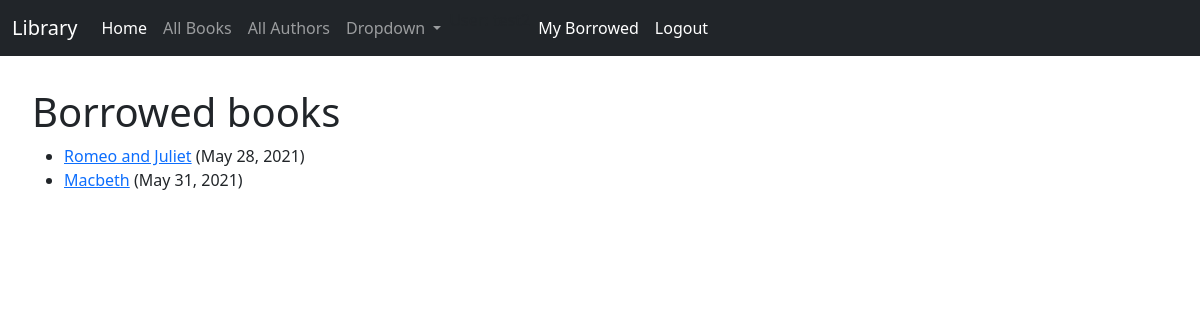
The page /catalog/mybooks/ (signed in) on the database as committed earlier.
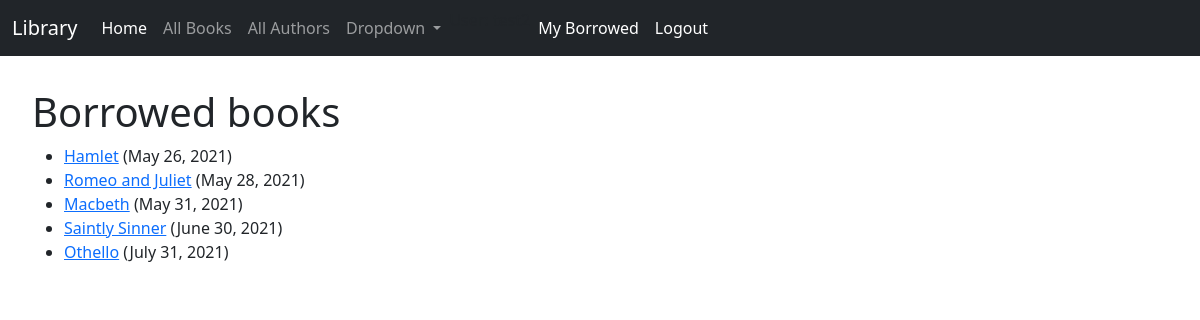
The same page on the database as committed later.
### catalog/models.py (models this page shows, shortened)
class BookInstance(models.Model):
    id = models.UUIDField(primary_key=True, default=uuid.uuid4,
                          help_text='Unique ID for this particular book across whole library')
    book = models.ForeignKey('Book', on_delete=models.RESTRICT, null=True)
    imprint = models.IntegerField()
    due_back = models.DateField(null=True, blank=True)
    borrower = models.ForeignKey(User, on_delete=models.SET_NULL, null=True, blank=True)
    LOAN_STATUS = (
        ('m', 'Maintenance'),
        ('o', 'On loan'),
        ('a', 'Available'),
        ('r', 'Reserved'),
    )
    status = models.CharField(
        max_length=1,
        choices=LOAN_STATUS,
        blank=True,
        default='m',
        help_text='Book availability',
    )
    class Meta:
        ordering = ['due_back']
        permissions = (("can_mark_returned", "Set book as returned"),)
    @property
    def is_overdue(self):
        if self.due_back and date.today() > self.due_back:
            return True
        return False

class Book(models.Model):
    title = models.CharField(max_length=200)
    author = models.ForeignKey('Author', on_delete=models.SET_NULL, null=True)
    summary = models.TextField(
        max_length=1000, help_text='Enter a brief description of the book')
    isbn = models.CharField('ISBN', max_length=13, unique=True,
                            help_text='13 Character <a href="https://www.isbn-international.org/content/what-isbn">ISBN number</a>')
    genre = models.ManyToManyField(
        Genre, help_text='Select a genre for this book')
    language = models.ManyToManyField(
        Language, help_text='Select Language for this book')
    def get_language(self):
        """Create a string for the Genre. This is required to display genre in Admin."""
        return ', '.join(language.name for language in self.language.all())
    get_language.short_description = 'Language'
    class Meta:
        ordering = ['title', 'author']
    def display_genre(self):
        """Create a string for the Genre. This is required to display genre in Admin."""
        return ', '.join(genre.name for genre in self.genre.all()[:3])
    display_genre.short_description = 'Genre'

### catalog/views.py (the view)
# urls.py: path('mybooks/', views.LoanedBooksByUserListView.as_view(), name='my-borrowed'),
class LoanedBooksByUserListView(LoginRequiredMixin, ListView):
    model = BookInstance
    template_name = 'catalog/bookinstance_list_borrowed_user.html'
    paginate_by = 10
    def get_queryset(self):
        return BookInstance.objects.filter(borrower=self.request.user).filter(status__exact='o').order_by('due_back')

### catalog/templates/catalog/bookinstance_list_borrowed_user.html
{% extends "catalog/base.html" %}
{% block content %}
    <h1>Borrowed books</h1>
    {% if bookinstance_list %}
    <ul>
      {% for bookinst in bookinstance_list %}
      <li class="{% if bookinst.is_overdue %}text-danger{% endif %}">
        <a href="{% url 'book-detail' bookinst.book.pk %}">{{bookinst.book.title}}</a> ({{ bookinst.due_back }})
      </li>
      {% endfor %}
    </ul>
    {% else %}
      <p>There are no books borrowed.</p>
    {% endif %}
{% endblock %}

Rows that differ between the two databases and show on the page:
now on this page (row edited): BookInstance: book "Hamlet", due_back "May 26, 2021"
now on this page (row edited): BookInstance: book "Saintly Sinner", due_back "June 30, 2021"
now on this page (row edited): BookInstance: book "Othello", due_back "July 31, 2021"
